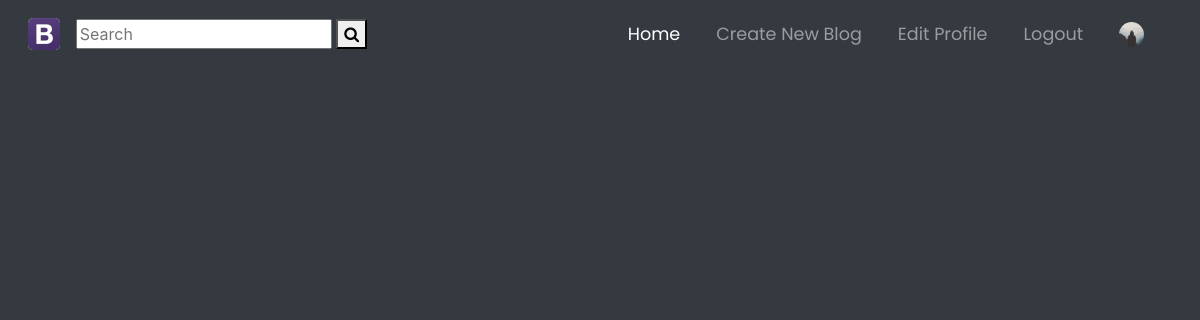
The page /user/vivek/comments (signed in) on the database as committed earlier.
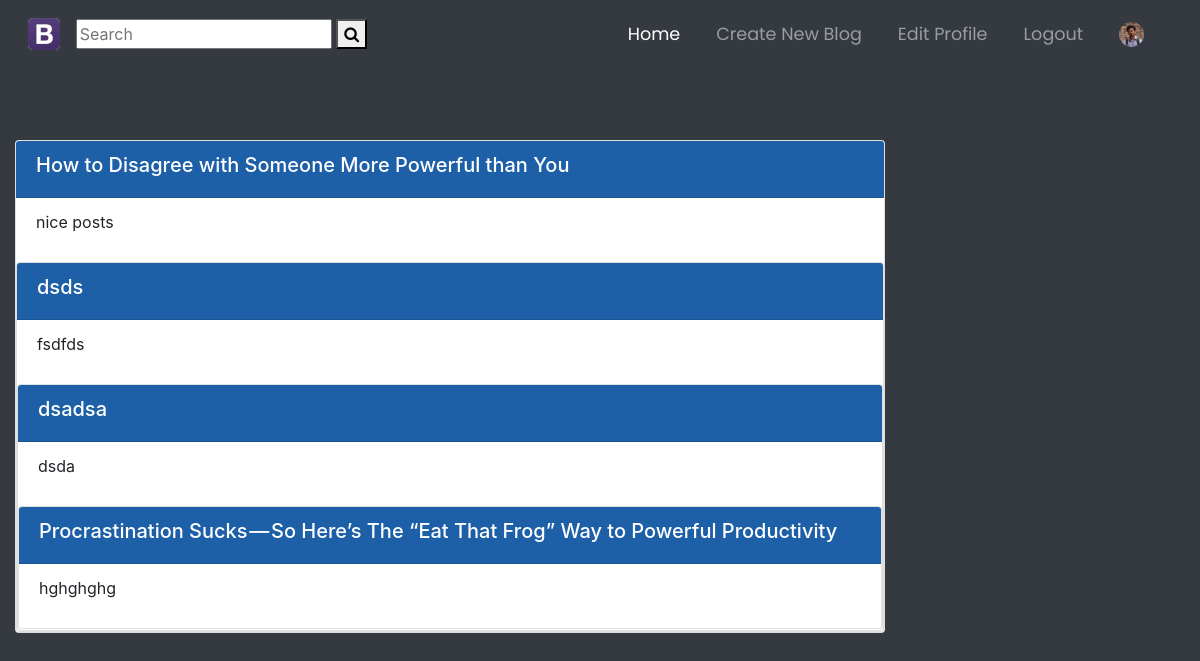
The same page on the database as committed later.
### flaskblog/models.py (models this page shows, shortened)
class User(db.Model, UserMixin):
    id = db.Column(db.Integer, primary_key=True)
    username = db.Column(db.String(20), unique=True, nullable=False)
    email = db.Column(db.String(120), unique=True, nullable=False)
    image_file = db.Column(db.String(20), nullable=False, default='default.jpg')
    password = db.Column(db.String(60), nullable=False)
    posts = db.relationship('Post', backref='author', lazy=True)
    aboutme = db.Column(db.String(1000))
    user_comments = db.relationship('Comment', backref='commentor', lazy=True)
    liked = db.relationship('PostLike', foreign_keys='PostLike.user_id', backref='user', lazy='dynamic')

class Post(db.Model):
    id = db.Column(db.Integer, primary_key=True)
    title = db.Column(db.String(100), nullable=False)
    date_posted = db.Column(db.DateTime, nullable=False, default=datetime.utcnow)
    content = db.Column(db.Text, nullable=False)
    user_id = db.Column(db.Integer, db.ForeignKey('user.id'), nullable=False)
    published = db.Column(db.Boolean, default=False)
    comments = db.relationship('Comment', backref='post_comments', lazy=True)
    user_tag = db.Column(db.Text)
    likes = db.relationship('PostLike', backref='post', lazy='dynamic')
    theme = db.Column(db.Integer, default=1)

class Comment(db.Model):
    id = db.Column(db.Integer, primary_key=True)
    body = db.Column(db.String(140))
    timestamp = db.Column(db.DateTime, nullable=False, default=datetime.utcnow)
    username = db.Column(db.Text, default='Anonymous')
    comment_user_id = db.Column(db.Integer, db.ForeignKey('user.id'), nullable=True)
    post_id = db.Column(db.Integer, db.ForeignKey('post.id'))

### flaskblog/routes.py (the view)
@app.route("/user/<string:username>/comments")
def comments_posts(username):
    user = User.query.filter_by(username=username).first_or_404()
    id = db.session.query(User.id).filter(User.username == username)
    posts = (db.session.query(Post.id, Post.title, Comment.id, Comment.body)
             .join(Comment)
             .filter(Post.id == Comment.post_id)
             .filter(Post.user_id == id))
    rows = (db.session.query(Post.id, Post.title, Comment.id, Comment.body)
            .join(Comment)
            .filter(Post.id == Comment.post_id)).count()
    result = dict(zip([i for i in range(rows)], posts))
    return render_template('comments_posts.html', result=result)

### flaskblog/models.py (called while the page is built)
@login_manager.user_loader
def load_user(user_id):
    return User.query.get(int(user_id))

### flaskblog/templates/comments_posts.html (shortened to what this page needs)
{% extends "layout.html" %}
{% block content %}
  {% set index = namespace(a=0) %}
  {% for item in result %}
  {% if result[item][0] != index.a %}
    <div class="card" style="width: 100%;">
    {% set index.a = result[item][0]%}
      <div class="card-header" style="background-color: #1e60a8">
       <a href="{{ url_for('post', post_id=result[item][0] ) }}"><h5 style="color: white">{{ result[item][1] }}</h5></a>
     </div>
     <ul class="list-group list-group-flush">
      <div class="post-description">
        <li class="list-group-item" style="background-color: ">
          <p>{{ result[item][3] }}</p>
        </li>
      </div>
  {% endif %}
  {% endfor %}
  {% set index.a = 0 %}
  {% endblock %}

### flaskblog/templates/layout.html (shortened to what this page needs)
<!DOCTYPE html>
<html>
<head>
    <link rel="stylesheet" href="https://maxcdn.bootstrapcdn.com/bootstrap/4.0.0/css/bootstrap.min.css">
    <link rel="stylesheet" type="text/css" href="{{ url_for('static', filename='style.css') }}">
    <link rel="stylesheet" type="text/css" href="{{ url_for('static', filename='post.css') }}">
    <link rel="stylesheet" href="https://cdnjs.cloudflare.com/ajax/libs/font-awesome/4.7.0/css/font-awesome.min.css">
    <header class="site-header">
        <nav class="navbar navbar-expand-md fixed-top navbar-dark bg-dark">
            <div class="container-fluid">
                <a class="navbar-brand" href="/"><img src="{{ url_for('static', filename= 'icons/Blogger.ico')}}"></a>
                    <form autocomplete="off" action="{{ url_for('search')}}" method="post">
                        <div class="autocomplete">
                            <div class="search-container">
                                <input id="myInput" type="text" name="myInput" placeholder="Search">
                                <button type="submit"><i class="fa fa-search"></i></button>
                            </div>
                        </div>
                    </form>
                <div class="collapse navbar-collapse" id="collapsibleNavbar">
                    <ul class="navbar-nav ml-auto ">
                        <li class="nav-item active">
                            <a class="nav-link" href="{{ url_for('home') }}">Home</a>
                        </li>
                        {% if current_user.is_authenticated %}
                            <li class="nav-item">
                                <a class="nav-link" href="{{ url_for('new_post') }}">Create New Blog</a>
                            </li>
                            <li class="nav-item">
                                <a class="nav-link" href="{{ url_for('account') }}">Edit Profile</a>
                            </li>
                            <li class="nav-item">
                                <a class="nav-link" href="{{ url_for('logout') }}">Logout</a>
                            </li>
                            <li class="nav-item">
                                <a class="nav-link" href="{{ url_for('account') }}"><img class="rounded-image" src="{{ url_for('static', filename='profile_pics/' + current_user.image_file) }}" style="border-radius: 50%;width: 25px; height: 25px; padding-top: 0"></a>
                            </li>
                        {% endif %}
                    </ul>
                </div>
            </div>
        </nav>
    </header>
</head>
<body class="bg-dark">
    <div class="outside-header">
        <main role="main" class="container-fluid" style="padding-top: 80px;">
            <div class="row">
                 <div class="col-md-9">
                    {% block content %}{% endblock %}
                </div>
                <div class="col-md-3">
                </div>
            </div>
        </main>
    </div>
</body>
</html>

Rows that differ between the two databases and show on the page:
changed User: image_file: picture added in place of a placeholder
now on this page (row edited): Post: title "How to Disagree with Someone More Powerful than You"
added Comment: body "nice posts"
now on this page (row edited): Post: title "dsds"
added Comment: body "fsdfds"
added Post: title "dsadsa"
added Comment: body "dsda"
now on this page (row edited): Post: title "Procrastination Sucks — So Here’s The “Eat That Frog” Way to Powerful Productivity"
added Comment: body "hghghghg"
